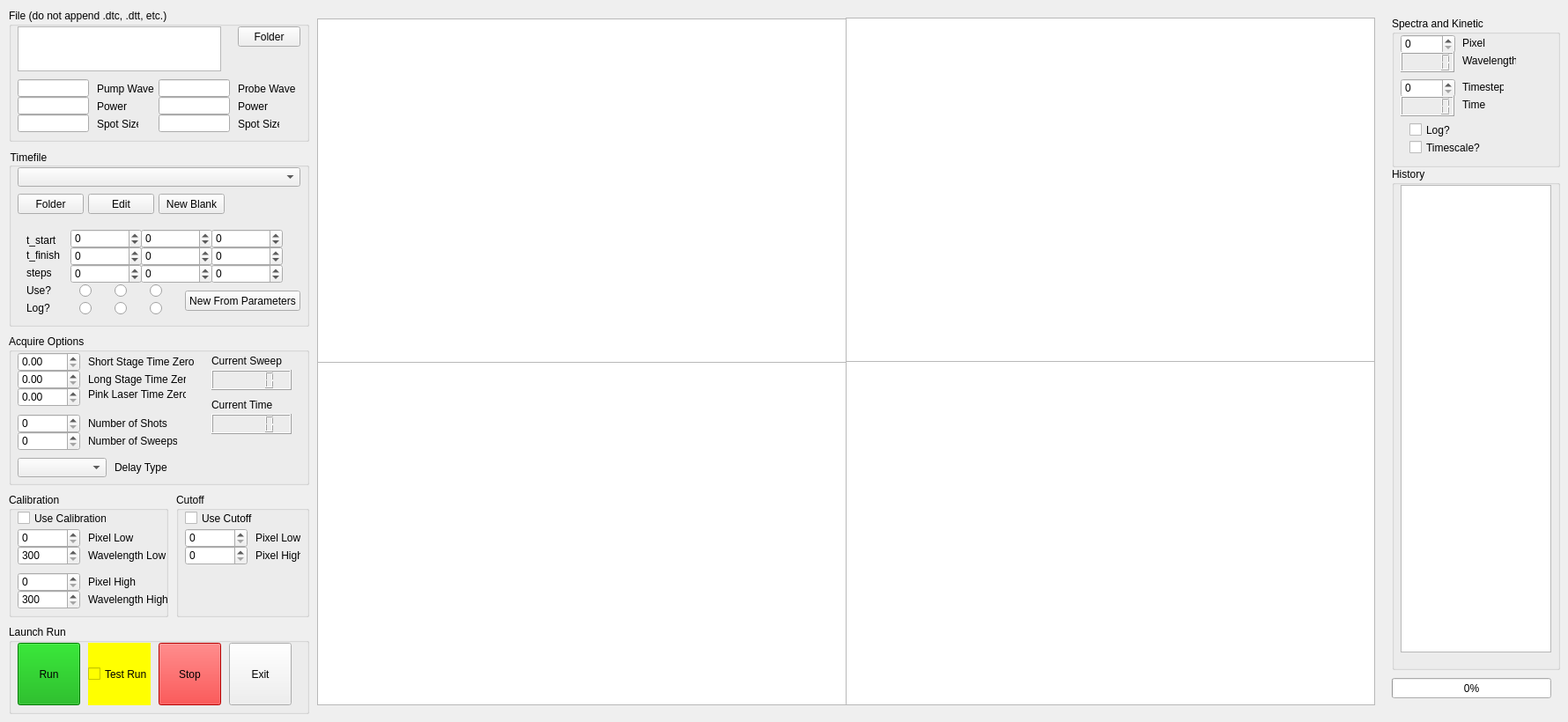
    <widget class="QWidget" name="acquire_tab">
     <attribute name="title">
      <string>Acquisition</string>
     </attribute>
     <widget class="QGroupBox" name="timefile_box">
      <property name="geometry">
       <rect>
        <x>10</x>
        <y>170</y>
        <width>341</width>
        <height>201</height>
       </rect>
      </property>
      <property name="styleSheet">
       <string notr="true">alternate-background-color: rgb(115, 115, 115);</string>
      </property>
      <property name="title">
       <string>Timefile</string>
      </property>
      <widget class="QComboBox" name="timefile_list">
       <property name="geometry">
        <rect>
         <x>10</x>
         <y>20</y>
         <width>321</width>
         <height>22</height>
        </rect>
       </property>
      </widget>
      <widget class="QPushButton" name="timefile_folder_btn">
       <property name="geometry">
        <rect>
         <x>10</x>
         <y>50</y>
         <width>75</width>
         <height>23</height>
        </rect>
       </property>
       <property name="text">
        <string>Folder</string>
       </property>
      </widget>
      <widget class="QPushButton" name="timefile_edit_btn">
       <property name="geometry">
        <rect>
         <x>90</x>
         <y>50</y>
         <width>75</width>
         <height>23</height>
        </rect>
       </property>
       <property name="text">
        <string>Edit</string>
       </property>
      </widget>
      <widget class="QPushButton" name="timefile_new_blank_btn">
       <property name="geometry">
        <rect>
         <x>170</x>
         <y>50</y>
         <width>75</width>
         <height>23</height>
        </rect>
       </property>
       <property name="text">
        <string>New Blank</string>
       </property>
      </widget>
      <widget class="QSpinBox" name="timefile_t1_min">
       <property name="geometry">
        <rect>
         <x>70</x>
         <y>90</y>
         <width>81</width>
         <height>22</height>
        </rect>
       </property>
       <property name="minimum">
        <number>-1000001</number>
       </property>
       <property name="maximum">
        <number>1000000</number>
       </property>
      </widget>
      <widget class="QSpinBox" name="timefile_t1_max">
       <property name="geometry">
        <rect>
         <x>70</x>
         <y>110</y>
         <width>81</width>
         <height>22</height>
        </rect>
       </property>
       <property name="minimum">
        <number>-1000000</number>
       </property>
       <property name="maximum">
        <number>1000000</number>
       </property>
      </widget>
      <widget class="QSpinBox" name="timefile_t2_max">
       <property name="geometry">
        <rect>
         <x>150</x>
         <y>110</y>
         <width>81</width>
         <height>22</height>
        </rect>
       </property>
       <property name="minimum">
        <number>-1000000</number>
       </property>
       <property name="maximum">
        <number>1000000</number>
       </property>
      </widget>
      <widget class="QSpinBox" name="timefile_t2_min">
       <property name="geometry">
        <rect>
         <x>150</x>
         <y>90</y>
         <width>81</width>
         <height>22</height>
        </rect>
       </property>
       <property name="minimum">
        <number>-1000000</number>
       </property>
       <property name="maximum">
        <number>1000000</number>
       </property>
      </widget>
      <widget class="QSpinBox" name="timefile_t3_min">
       <property name="geometry">
        <rect>
         <x>230</x>
         <y>90</y>
         <width>81</width>
         <height>22</height>
        </rect>
       </property>
       <property name="minimum">
        <number>-1000000</number>
       </property>
       <property name="maximum">
        <number>1000000</number>
       </property>
      </widget>
      <widget class="QSpinBox" name="timefile_t3_max">
       <property name="geometry">
        <rect>
         <x>230</x>
         <y>110</y>
         <width>81</width>
         <height>22</height>
        </rect>
       </property>
       <property name="minimum">
        <number>-1000000</number>
       </property>
       <property name="maximum">
        <number>1000000</number>
       </property>
      </widget>
      <widget class="QRadioButton" name="timefile_uset1">
       <property name="geometry">
        <rect>
         <x>80</x>
         <y>150</y>
         <width>16</width>
         <height>21</height>
        </rect>
       </property>
       <property name="text">
        <string/>
       </property>
       <property name="autoExclusive">
        <bool>false</bool>
       </property>
      </widget>
      <widget class="QRadioButton" name="timefile_logt1">
       <property name="geometry">
        <rect>
         <x>80</x>
         <y>170</y>
         <width>16</width>
         <height>21</height>
        </rect>
       </property>
       <property name="text">
        <string/>
       </property>
       <property name="autoExclusive">
        <bool>false</bool>
       </property>
      </widget>
      <widget class="QRadioButton" name="timefile_uset2">
       <property name="geometry">
        <rect>
         <x>120</x>
         <y>150</y>
         <width>16</width>
         <height>21</height>
        </rect>
       </property>
       <property name="text">
        <string/>
       </property>
       <property name="autoExclusive">
        <bool>false</bool>
       </property>
      </widget>
      <widget class="QRadioButton" name="timefile_logt2">
       <property name="geometry">
        <rect>
         <x>120</x>
         <y>170</y>
         <width>16</width>
         <height>21</height>
        </rect>
       </property>
       <property name="text">
        <string/>
       </property>
       <property name="autoExclusive">
        <bool>false</bool>
       </property>
      </widget>
      <widget class="QRadioButton" name="timefile_uset3">
       <property name="geometry">
        <rect>
         <x>160</x>
         <y>150</y>
         <width>16</width>
         <height>21</height>
        </rect>
       </property>
       <property name="text">
        <string/>
       </property>
       <property name="autoExclusive">
        <bool>false</bool>
       </property>
      </widget>
      <widget class="QRadioButton" name="timefile_logt3">
       <property name="geometry">
        <rect>
         <x>160</x>
         <y>170</y>
         <width>16</width>
         <height>21</height>
        </rect>
       </property>
       <property name="text">
        <string/>
       </property>
       <property name="autoExclusive">
        <bool>false</bool>
       </property>
      </widget>
      <widget class="QLabel" name="label">
       <property name="geometry">
        <rect>
         <x>20</x>
         <y>93</y>
         <width>47</width>
         <height>20</height>
        </rect>
       </property>
       <property name="text">
        <string>t_start</string>
       </property>
      </widget>
      <widget class="QLabel" name="label_2">
       <property name="geometry">
        <rect>
         <x>20</x>
         <y>110</y>
         <width>47</width>
         <height>20</height>
        </rect>
       </property>
       <property name="text">
        <string>t_finish</string>
       </property>
      </widget>
      <widget class="QLabel" name="label_3">
       <property name="geometry">
        <rect>
         <x>20</x>
         <y>150</y>
         <width>47</width>
         <height>20</height>
        </rect>
       </property>
       <property name="text">
        <string>Use?</string>
       </property>
      </widget>
      <widget class="QLabel" name="label_4">
       <property name="geometry">
        <rect>
         <x>20</x>
         <y>170</y>
         <width>47</width>
         <height>20</height>
        </rect>
       </property>
       <property name="text">
        <string>Log?</string>
       </property>
      </widget>
      <widget class="QPushButton" name="timefile_new_params_btn">
       <property name="geometry">
        <rect>
         <x>200</x>
         <y>160</y>
         <width>131</width>
         <height>23</height>
        </rect>
       </property>
       <property name="text">
        <string>New From Parameters</string>
       </property>
      </widget>
      <widget class="QSpinBox" name="timefile_t1_steps">
       <property name="geometry">
        <rect>
         <x>70</x>
         <y>130</y>
         <width>81</width>
         <height>22</height>
        </rect>
       </property>
       <property name="minimum">
        <number>-1000000</number>
       </property>
       <property name="maximum">
        <number>1000000</number>
       </property>
      </widget>
      <widget class="QSpinBox" name="timefile_t2_steps">
       <property name="geometry">
        <rect>
         <x>150</x>
         <y>130</y>
         <width>81</width>
         <height>22</height>
        </rect>
       </property>
       <property name="minimum">
        <number>-1000000</number>
       </property>
       <property name="maximum">
        <number>1000000</number>
       </property>
      </widget>
      <widget class="QSpinBox" name="timefile_t3_steps">
       <property name="geometry">
        <rect>
         <x>230</x>
         <y>130</y>
         <width>81</width>
         <height>22</height>
        </rect>
       </property>
       <property name="minimum">
        <number>-1000000</number>
       </property>
       <property name="maximum">
        <number>1000000</number>
       </property>
      </widget>
      <widget class="QLabel" name="label_22">
       <property name="geometry">
        <rect>
         <x>20</x>
         <y>130</y>
         <width>47</width>
         <height>20</height>
        </rect>
       </property>
       <property name="text">
        <string>steps</string>
       </property>
      </widget>
     </widget>
     <widget class="QGroupBox" name="file_box">
      <property name="enabled">
       <bool>true</bool>
      </property>
      <property name="geometry">
       <rect>
        <x>10</x>
        <y>10</y>
        <width>341</width>
        <height>151</height>
       </rect>
      </property>
      <property name="title">
       <string>File (do not append .dtc, .dtt, etc.)</string>
      </property>
      <widget class="QTextEdit" name="filename">
       <property name="geometry">
        <rect>
         <x>10</x>
         <y>20</y>
         <width>231</width>
         <height>51</height>
        </rect>
       </property>
      </widget>
      <widget class="QPushButton" name="folder_btn">
       <property name="geometry">
        <rect>
         <x>260</x>
         <y>20</y>
         <width>71</width>
         <height>23</height>
        </rect>
       </property>
       <property name="text">
        <string>Folder</string>
       </property>
      </widget>
      <widget class="QLineEdit" name="metadata_pump_wave">
       <property name="geometry">
        <rect>
         <x>10</x>
         <y>80</y>
         <width>81</width>
         <height>20</height>
        </rect>
       </property>
      </widget>
      <widget class="QLineEdit" name="metadata_pump_power">
       <property name="geometry">
        <rect>
         <x>10</x>
         <y>100</y>
         <width>81</width>
         <height>20</height>
        </rect>
       </property>
      </widget>
      <widget class="QLineEdit" name="metadata_pump_size">
       <property name="geometry">
        <rect>
         <x>10</x>
         <y>120</y>
         <width>81</width>
         <height>20</height>
        </rect>
       </property>
      </widget>
      <widget class="QLabel" name="label_65">
       <property name="geometry">
        <rect>
         <x>100</x>
         <y>80</y>
         <width>71</width>
         <height>21</height>
        </rect>
       </property>
       <property name="text">
        <string>Pump Wave</string>
       </property>
      </widget>
      <widget class="QLabel" name="label_66">
       <property name="geometry">
        <rect>
         <x>100</x>
         <y>100</y>
         <width>47</width>
         <height>21</height>
        </rect>
       </property>
       <property name="text">
        <string>Power</string>
       </property>
      </widget>
      <widget class="QLabel" name="label_67">
       <property name="geometry">
        <rect>
         <x>100</x>
         <y>120</y>
         <width>47</width>
         <height>21</height>
        </rect>
       </property>
       <property name="text">
        <string>Spot Size</string>
       </property>
      </widget>
      <widget class="QLineEdit" name="metadata_probe_wave">
       <property name="geometry">
        <rect>
         <x>170</x>
         <y>80</y>
         <width>81</width>
         <height>20</height>
        </rect>
       </property>
      </widget>
      <widget class="QLabel" name="label_68">
       <property name="geometry">
        <rect>
         <x>260</x>
         <y>80</y>
         <width>71</width>
         <height>21</height>
        </rect>
       </property>
       <property name="text">
        <string>Probe Wave</string>
       </property>
      </widget>
      <widget class="QLineEdit" name="metadata_probe_size">
       <property name="geometry">
        <rect>
         <x>170</x>
         <y>120</y>
         <width>81</width>
         <height>20</height>
        </rect>
       </property>
      </widget>
      <widget class="QLabel" name="label_69">
       <property name="geometry">
        <rect>
         <x>260</x>
         <y>120</y>
         <width>47</width>
         <height>21</height>
        </rect>
       </property>
       <property name="text">
        <string>Spot Size</string>
       </property>
      </widget>
      <widget class="QLineEdit" name="metadata_probe_power">
       <property name="geometry">
        <rect>
         <x>170</x>
         <y>100</y>
         <width>81</width>
         <height>20</height>
        </rect>
       </property>
      </widget>
      <widget class="QLabel" name="label_70">
       <property name="geometry">
        <rect>
         <x>260</x>
         <y>100</y>
         <width>47</width>
         <height>21</height>
        </rect>
       </property>
       <property name="text">
        <string>Power</string>
       </property>
      </widget>
     </widget>
     <widget class="QGroupBox" name="acquire_options_box">
      <property name="geometry">
       <rect>
        <x>10</x>
        <y>380</y>
        <width>341</width>
        <height>171</height>
       </rect>
      </property>
      <property name="title">
       <string>Acquire Options</string>
      </property>
      <widget class="QDoubleSpinBox" name="shortstage_t0">
       <property name="geometry">
        <rect>
         <x>10</x>
         <y>20</y>
         <width>71</width>
         <height>22</height>
        </rect>
       </property>
       <property name="maximum">
        <double>100000.000000000000000</double>
       </property>
      </widget>
      <widget class="QDoubleSpinBox" name="longstage_t0">
       <property name="geometry">
        <rect>
         <x>10</x>
         <y>40</y>
         <width>71</width>
         <height>22</height>
        </rect>
       </property>
       <property name="maximum">
        <double>1000000.000000000000000</double>
       </property>
      </widget>
      <widget class="QSpinBox" name="num_shots">
       <property name="geometry">
        <rect>
         <x>10</x>
         <y>90</y>
         <width>71</width>
         <height>22</height>
        </rect>
       </property>
       <property name="maximum">
        <number>2000</number>
       </property>
      </widget>
      <widget class="QLabel" name="label_5">
       <property name="geometry">
        <rect>
         <x>90</x>
         <y>20</y>
         <width>121</width>
         <height>21</height>
        </rect>
       </property>
       <property name="text">
        <string>Short Stage Time Zero</string>
       </property>
      </widget>
      <widget class="QLabel" name="label_6">
       <property name="geometry">
        <rect>
         <x>90</x>
         <y>40</y>
         <width>111</width>
         <height>21</height>
        </rect>
       </property>
       <property name="text">
        <string>Long Stage Time Zero</string>
       </property>
      </widget>
      <widget class="QLabel" name="label_7">
       <property name="geometry">
        <rect>
         <x>90</x>
         <y>90</y>
         <width>91</width>
         <height>21</height>
        </rect>
       </property>
       <property name="text">
        <string>Number of Shots</string>
       </property>
      </widget>
      <widget class="QSpinBox" name="num_sweeps">
       <property name="geometry">
        <rect>
         <x>10</x>
         <y>110</y>
         <width>71</width>
         <height>22</height>
        </rect>
       </property>
       <property name="maximum">
        <number>1000</number>
       </property>
      </widget>
      <widget class="QLabel" name="label_8">
       <property name="geometry">
        <rect>
         <x>90</x>
         <y>110</y>
         <width>101</width>
         <height>21</height>
        </rect>
       </property>
       <property name="text">
        <string>Number of Sweeps</string>
       </property>
      </widget>
      <widget class="QComboBox" name="delay_type_list">
       <property name="geometry">
        <rect>
         <x>10</x>
         <y>140</y>
         <width>101</width>
         <height>22</height>
        </rect>
       </property>
      </widget>
      <widget class="QLabel" name="label_9">
       <property name="geometry">
        <rect>
         <x>120</x>
         <y>140</y>
         <width>101</width>
         <height>21</height>
        </rect>
       </property>
       <property name="text">
        <string>Delay Type</string>
       </property>
      </widget>
      <widget class="QLCDNumber" name="sweep_display">
       <property name="geometry">
        <rect>
         <x>230</x>
         <y>40</y>
         <width>91</width>
         <height>23</height>
        </rect>
       </property>
      </widget>
      <widget class="QLabel" name="label_16">
       <property name="geometry">
        <rect>
         <x>230</x>
         <y>20</y>
         <width>81</width>
         <height>20</height>
        </rect>
       </property>
       <property name="text">
        <string>Current Sweep</string>
       </property>
      </widget>
      <widget class="QLCDNumber" name="time_display">
       <property name="geometry">
        <rect>
         <x>230</x>
         <y>90</y>
         <width>91</width>
         <height>23</height>
        </rect>
       </property>
      </widget>
      <widget class="QLabel" name="label_17">
       <property name="geometry">
        <rect>
         <x>230</x>
         <y>70</y>
         <width>81</width>
         <height>20</height>
        </rect>
       </property>
       <property name="text">
        <string>Current Time</string>
       </property>
      </widget>
      <widget class="QDoubleSpinBox" name="pinklaser_t0">
       <property name="geometry">
        <rect>
         <x>10</x>
         <y>60</y>
         <width>71</width>
         <height>22</height>
        </rect>
       </property>
       <property name="maximum">
        <double>1000000.000000000000000</double>
       </property>
      </widget>
      <widget class="QLabel" name="label_30">
       <property name="geometry">
        <rect>
         <x>90</x>
         <y>60</y>
         <width>111</width>
         <height>16</height>
        </rect>
       </property>
       <property name="text">
        <string>Pink Laser Time Zero</string>
       </property>
      </widget>
     </widget>
     <widget class="QGroupBox" name="calib_box">
      <property name="geometry">
       <rect>
        <x>10</x>
        <y>560</y>
        <width>181</width>
        <height>141</height>
       </rect>
      </property>
      <property name="title">
       <string>Calibration</string>
      </property>
      <widget class="QSpinBox" name="calib_pixel_low">
       <property name="geometry">
        <rect>
         <x>10</x>
         <y>40</y>
         <width>71</width>
         <height>22</height>
        </rect>
       </property>
       <property name="maximum">
        <number>1200</number>
       </property>
      </widget>
      <widget class="QSpinBox" name="calib_wave_low">
       <property name="geometry">
        <rect>
         <x>10</x>
         <y>60</y>
         <width>71</width>
         <height>22</height>
        </rect>
       </property>
       <property name="minimum">
        <number>300</number>
       </property>
       <property name="maximum">
        <number>1500</number>
       </property>
      </widget>
      <widget class="QSpinBox" name="calib_pixel_high">
       <property name="geometry">
        <rect>
         <x>10</x>
         <y>90</y>
         <width>71</width>
         <height>22</height>
        </rect>
       </property>
       <property name="maximum">
        <number>1200</number>
       </property>
      </widget>
      <widget class="QSpinBox" name="calib_wave_high">
       <property name="geometry">
        <rect>
         <x>10</x>
         <y>110</y>
         <width>71</width>
         <height>22</height>
        </rect>
       </property>
       <property name="minimum">
        <number>300</number>
       </property>
       <property name="maximum">
        <number>2000</number>
       </property>
      </widget>
      <widget class="QLabel" name="label_10">
       <property name="geometry">
        <rect>
         <x>90</x>
         <y>40</y>
         <width>101</width>
         <height>21</height>
        </rect>
       </property>
       <property name="text">
        <string>Pixel Low</string>
       </property>
      </widget>
      <widget class="QLabel" name="label_11">
       <property name="geometry">
        <rect>
         <x>90</x>
         <y>60</y>
         <width>101</width>
         <height>21</height>
        </rect>
       </property>
       <property name="text">
        <string>Wavelength Low</string>
       </property>
      </widget>
      <widget class="QLabel" name="label_12">
       <property name="geometry">
        <rect>
         <x>90</x>
         <y>90</y>
         <width>101</width>
         <height>21</height>
        </rect>
       </property>
       <property name="text">
        <string>Pixel High</string>
       </property>
      </widget>
      <widget class="QLabel" name="label_13">
       <property name="geometry">
        <rect>
         <x>90</x>
         <y>110</y>
         <width>101</width>
         <height>21</height>
        </rect>
       </property>
       <property name="text">
        <string>Wavelength High</string>
       </property>
      </widget>
      <widget class="QCheckBox" name="use_calib">
       <property name="geometry">
        <rect>
         <x>10</x>
         <y>20</y>
         <width>101</width>
         <height>17</height>
        </rect>
       </property>
       <property name="text">
        <string>Use Calibration</string>
       </property>
       <property name="autoExclusive">
        <bool>false</bool>
       </property>
      </widget>
     </widget>
     <widget class="QGroupBox" name="groupBox_5">
      <property name="geometry">
       <rect>
        <x>10</x>
        <y>710</y>
        <width>341</width>
        <height>101</height>
       </rect>
      </property>
      <property name="title">
       <string>Launch Run</string>
      </property>
      <widget class="QPushButton" name="run_btn">
       <property name="geometry">
        <rect>
         <x>10</x>
         <y>20</y>
         <width>71</width>
         <height>71</height>
        </rect>
       </property>
       <property name="styleSheet">
        <string notr="true">background-color: rgb(0, 170, 0);</string>
       </property>
       <property name="text">
        <string>Run</string>
       </property>
      </widget>
      <widget class="QCheckBox" name="test_run_btn">
       <property name="geometry">
        <rect>
         <x>90</x>
         <y>20</y>
         <width>71</width>
         <height>71</height>
        </rect>
       </property>
       <property name="styleSheet">
        <string notr="true">background-color: rgb(255, 255, 0);</string>
       </property>
       <property name="text">
        <string>Test Run</string>
       </property>
      </widget>
      <widget class="QPushButton" name="stop_btn">
       <property name="geometry">
        <rect>
         <x>170</x>
         <y>20</y>
         <width>71</width>
         <height>71</height>
        </rect>
       </property>
       <property name="styleSheet">
        <string notr="true">background-color: rgb(255, 0, 0);</string>
       </property>
       <property name="text">
        <string>Stop</string>
       </property>
      </widget>
      <widget class="QPushButton" name="exit_btn">
       <property name="geometry">
        <rect>
         <x>250</x>
         <y>20</y>
         <width>71</width>
         <height>71</height>
        </rect>
       </property>
       <property name="styleSheet">
        <string notr="true"/>
       </property>
       <property name="text">
        <string>Exit</string>
       </property>
      </widget>
     </widget>
     <widget class="QGroupBox" name="groupBox_6">
      <property name="geometry">
       <rect>
        <x>1580</x>
        <y>19</y>
        <width>191</width>
        <height>171</height>
       </rect>
      </property>
      <property name="title">
       <string>Spectra and Kinetic</string>
      </property>
      <widget class="QSpinBox" name="kinetic_pixel">
       <property name="geometry">
        <rect>
         <x>10</x>
         <y>20</y>
         <width>62</width>
         <height>22</height>
        </rect>
       </property>
       <property name="maximum">
        <number>1200</number>
       </property>
      </widget>
      <widget class="QSpinBox" name="spectra_timestep">
       <property name="geometry">
        <rect>
         <x>10</x>
         <y>70</y>
         <width>62</width>
         <height>22</height>
        </rect>
       </property>
       <property name="maximum">
        <number>1000</number>
       </property>
      </widget>
      <widget class="QLabel" name="label_18">
       <property name="geometry">
        <rect>
         <x>80</x>
         <y>20</y>
         <width>47</width>
         <height>20</height>
        </rect>
       </property>
       <property name="text">
        <string>Pixel</string>
       </property>
      </widget>
      <widget class="QLabel" name="label_19">
       <property name="geometry">
        <rect>
         <x>80</x>
         <y>70</y>
         <width>47</width>
         <height>20</height>
        </rect>
       </property>
       <property name="text">
        <string>Timestep</string>
       </property>
      </widget>
      <widget class="QLCDNumber" name="kinetic_wave">
       <property name="geometry">
        <rect>
         <x>10</x>
         <y>40</y>
         <width>61</width>
         <height>23</height>
        </rect>
       </property>
      </widget>
      <widget class="QLabel" name="label_20">
       <property name="geometry">
        <rect>
         <x>80</x>
         <y>40</y>
         <width>61</width>
         <height>20</height>
        </rect>
       </property>
       <property name="text">
        <string>Wavelength</string>
       </property>
      </widget>
      <widget class="QLCDNumber" name="spectra_time">
       <property name="geometry">
        <rect>
         <x>10</x>
         <y>90</y>
         <width>61</width>
         <height>23</height>
        </rect>
       </property>
      </widget>
      <widget class="QLabel" name="label_21">
       <property name="geometry">
        <rect>
         <x>80</x>
         <y>90</y>
         <width>47</width>
         <height>20</height>
        </rect>
       </property>
       <property name="text">
        <string>Time</string>
       </property>
      </widget>
      <widget class="QCheckBox" name="plot_log_t">
       <property name="geometry">
        <rect>
         <x>20</x>
         <y>120</y>
         <width>82</width>
         <height>17</height>
        </rect>
       </property>
       <property name="text">
        <string>Log?</string>
       </property>
       <property name="autoExclusive">
        <bool>false</bool>
       </property>
      </widget>
      <widget class="QCheckBox" name="plot_timescale">
       <property name="geometry">
        <rect>
         <x>20</x>
         <y>140</y>
         <width>82</width>
         <height>17</height>
        </rect>
       </property>
       <property name="text">
        <string>Timescale?</string>
       </property>
       <property name="autoExclusive">
        <bool>false</bool>
       </property>
      </widget>
     </widget>
     <widget class="QGroupBox" name="groupBox_7">
      <property name="geometry">
       <rect>
        <x>1580</x>
        <y>190</y>
        <width>191</width>
        <height>571</height>
       </rect>
      </property>
      <property name="title">
       <string>History</string>
      </property>
      <widget class="QPlainTextEdit" name="history">
       <property name="geometry">
        <rect>
         <x>10</x>
         <y>20</y>
         <width>171</width>
         <height>531</height>
        </rect>
       </property>
      </widget>
     </widget>
     <widget class="PlotWidget" name="last_shot_graph">
      <property name="geometry">
       <rect>
        <x>960</x>
        <y>20</y>
        <width>601</width>
        <height>391</height>
       </rect>
      </property>
     </widget>
     <widget class="PlotWidget" name="spectra_graph">
      <property name="geometry">
       <rect>
        <x>960</x>
        <y>410</y>
        <width>601</width>
        <height>391</height>
       </rect>
      </property>
     </widget>
     <widget class="PlotWidget" name="kinetic_graph">
      <property name="geometry">
       <rect>
        <x>360</x>
        <y>410</y>
        <width>601</width>
        <height>391</height>
       </rect>
      </property>
     </widget>
     <widget class="ImageView" name="top_graph">
      <property name="geometry">
       <rect>
        <x>360</x>
        <y>21</y>
        <width>601</width>
        <height>391</height>
       </rect>
      </property>
     </widget>
     <widget class="QProgressBar" name="progressBar">
      <property name="geometry">
       <rect>
        <x>1580</x>
        <y>770</y>
        <width>181</width>
        <height>23</height>
       </rect>
      </property>
      <property name="value">
       <number>0</number>
      </property>
     </widget>
     <widget class="QGroupBox" name="groupBox_3">
      <property name="geometry">
       <rect>
        <x>200</x>
        <y>560</y>
        <width>151</width>
        <height>141</height>
       </rect>
      </property>
      <property name="title">
       <string>Cutoff</string>
      </property>
      <widget class="QCheckBox" name="use_cutoff">
       <property name="geometry">
        <rect>
         <x>10</x>
         <y>20</y>
         <width>101</width>
         <height>17</height>
        </rect>
       </property>
       <property name="text">
        <string>Use Cutoff</string>
       </property>
       <property name="autoExclusive">
        <bool>false</bool>
       </property>
      </widget>
      <widget class="QLabel" name="label_15">
       <property name="geometry">
        <rect>
         <x>90</x>
         <y>60</y>
         <width>51</width>
         <height>21</height>
        </rect>
       </property>
       <property name="text">
        <string>Pixel High</string>
       </property>
      </widget>
      <widget class="QLabel" name="label_14">
       <property name="geometry">
        <rect>
         <x>90</x>
         <y>40</y>
         <width>51</width>
         <height>21</height>
        </rect>
       </property>
       <property name="text">
        <string>Pixel Low</string>
       </property>
      </widget>
      <widget class="QSpinBox" name="cutoff_pixel_high">
       <property name="geometry">
        <rect>
         <x>10</x>
         <y>60</y>
         <width>71</width>
         <height>22</height>
        </rect>
       </property>
       <property name="maximum">
        <number>1200</number>
       </property>
      </widget>
      <widget class="QSpinBox" name="cutoff_pixel_low">
       <property name="geometry">
        <rect>
         <x>10</x>
         <y>40</y>
         <width>71</width>
         <height>22</height>
        </rect>
       </property>
       <property name="maximum">
        <number>1200</number>
       </property>
      </widget>
     </widget>
    </widget>
